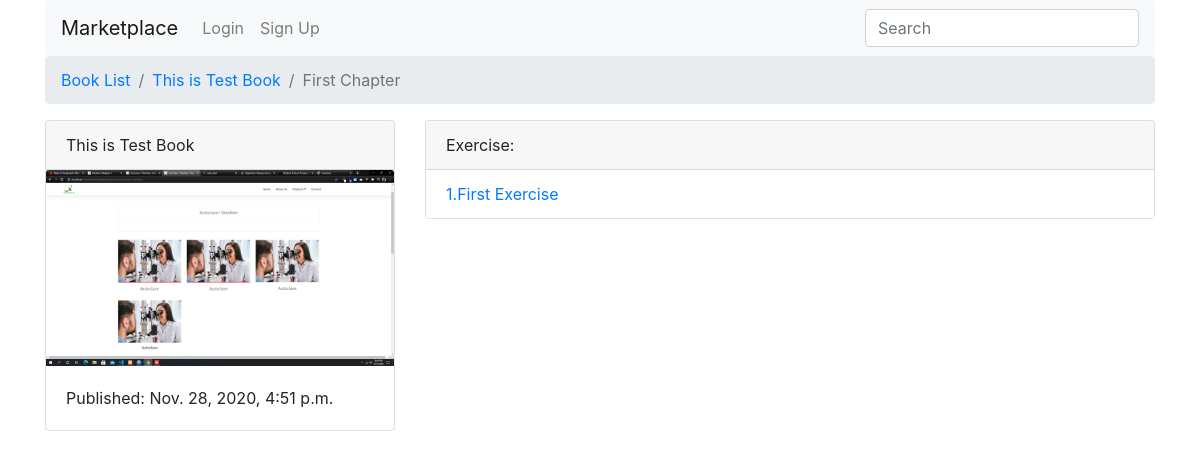
The app's page /test-book/1 with its own data.
### books/models.py (models this page shows, shortened)
class Chapter(models.Model):
    book = models.ForeignKey(Book, on_delete=models.CASCADE)
    chapter_number = models.IntegerField()
    title = models.CharField(max_length=100)
    def __str__(self):
        return self.title

class Book(models.Model):
    authors = models.ManyToManyField(Author)
    title = models.CharField(max_length=100)
    publication_date = models.DateTimeField()
    isbn = models.CharField(max_length=16)
    slug = models.SlugField()
    cover = models.ImageField()
    price = models.FloatField()
    def get_absolute_url(self):
        return reverse("books:book_detail", kwargs={
            'slug': self.slug
        })

class Exercise(models.Model):
    chapter = models.ForeignKey(Chapter, on_delete=models.CASCADE)
    exercise_number = models.IntegerField()
    page_number = models.IntegerField()
    title = models.CharField(max_length=100)
    def get_absolute_url(self):
        return reverse("books:exercise_detail", kwargs={
            'book_slug': self.chapter.book.slug,
            'chapter_number': self.chapter.chapter_number,
            'exercise_number': self.exercise_number
        })

### books/views.py (the view)
def chapter_detail(request, book_slug, chapter_number):
    chapter_qs = Chapter.objects\
        .filter(book__slug=book_slug)\
        .filter(chapter_number=chapter_number)
    if chapter_qs.exists():
        context = {
            'chapter': chapter_qs[0]
        }
        return render(request, 'chapter_detail.html', context)
    raise Http404

### templates/chapter_detail.html (shortened to what this page needs)
{% extends "base.html" %}
{% block breadcrumb %}
<li class="breadcrumb-item"><a href="{% url 'books:book_list' %}">Book List</a></li>
<li class="breadcrumb-item"><a href="{{ chapter.book.get_absolute_url }}">{{chapter.book.title}}</a></li>
<li class="breadcrumb-item active" aria-current="page">{{chapter}}</li>
{% endblock breadcrumb %}
{% block content %}
<div class="row">
    <main class="col-md-4">
        <div class="card">
            <div class="card-header">{{chapter.book.title}}</div>
            <img src="{{chapter.book.cover.url}}" class="card-img-top">
            <div class="card-body">
                <p class="card-text">Published: {{chapter.book.publication_date}}</p>
            </div>
        </div>
    </main>
    <aside class="col-md-8">
        <div class="card">
            <div class="card-header">
                Exercise:
            </div>
            <ul class="list-group list-group-flush">
                {% for exercise in chapter.exercise_set.all %}
                <li class="list-group-item"><a
                        href="{{exercise.get_absolute_url}}">{{exercise.exercise_number}}.{{exercise.title}}</a></li>
                {% endfor %}
            </ul>
        </div>
    </aside>
</div>
{% endblock content %}

### records on screen
Chapter: book "This is Test Book", title "First Chapter", book.cover (picture), book.publication_date "Nov. 28, 2020, 4:51 p.m."
Exercise: exercise_number "1", title "First Exercise"
